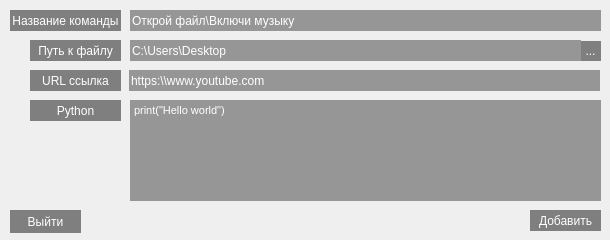
<?xml version="1.0" encoding="UTF-8"?>
<ui version="4.0">
 <class>Tools</class>
 <widget class="QMainWindow" name="Tools">
  <property name="geometry">
   <rect>
    <x>0</x>
    <y>0</y>
    <width>610</width>
    <height>240</height>
   </rect>
  </property>
  <property name="windowTitle">
   <string>Tools Valentina</string>
  </property>
  <property name="styleSheet">
   <string notr="true">background-color: qlineargradient(spread:pad, x1:1, y1:1, x2:0, y2:0, stop:0
rgba(81, 0, 200, 255), stop:0.427447 rgba(41, 61, 150, 235), stop:1 rgba(170, 79, 165, 255));
</string>
  </property>
  <widget class="QWidget" name="centralwidget">
   <widget class="QLineEdit" name="comand_voice">
    <property name="geometry">
     <rect>
      <x>130</x>
      <y>10</y>
      <width>471</width>
      <height>21</height>
     </rect>
    </property>
    <property name="styleSheet">
     <string notr="true">background-color:rgb(150,150,150);
color:white;
border: none;
margin: 0px;
padding: 0px;
</string>
    </property>
    <property name="text">
     <string>Открой файл\Включи музыку</string>
    </property>
   </widget>
   <widget class="QLabel" name="label">
    <property name="geometry">
     <rect>
      <x>10</x>
      <y>10</y>
      <width>111</width>
      <height>21</height>
     </rect>
    </property>
    <property name="layoutDirection">
     <enum>Qt::LeftToRight</enum>
    </property>
    <property name="styleSheet">
     <string notr="true">color:white;
background-color: rgba(50, 50, 50, 150);
border: none;
margin: 0px;
padding: 0px;
</string>
    </property>
    <property name="text">
     <string>Название команды</string>
    </property>
    <property name="alignment">
     <set>Qt::AlignCenter</set>
    </property>
   </widget>
   <widget class="QToolButton" name="way_file_tool">
    <property name="geometry">
     <rect>
      <x>580</x>
      <y>41</y>
      <width>21</width>
      <height>20</height>
     </rect>
    </property>
    <property name="cursor">
     <cursorShape>PointingHandCursor</cursorShape>
    </property>
    <property name="styleSheet">
     <string notr="true">background-color: rgba(50, 50, 50, 150);
color:white;
border: none;
margin: 0px;
padding: 0px;</string>
    </property>
    <property name="text">
     <string>...</string>
    </property>
   </widget>
   <widget class="QLabel" name="label_2">
    <property name="geometry">
     <rect>
      <x>30</x>
      <y>40</y>
      <width>91</width>
      <height>21</height>
     </rect>
    </property>
    <property name="layoutDirection">
     <enum>Qt::LeftToRight</enum>
    </property>
    <property name="styleSheet">
     <string notr="true">color:white;
background-color: rgba(50, 50, 50, 150);
border: none;
margin: 0px;
padding: 0px;
</string>
    </property>
    <property name="text">
     <string>Путь к файлу</string>
    </property>
    <property name="alignment">
     <set>Qt::AlignCenter</set>
    </property>
   </widget>
   <widget class="QLineEdit" name="way_file">
    <property name="geometry">
     <rect>
      <x>130</x>
      <y>40</y>
      <width>451</width>
      <height>21</height>
     </rect>
    </property>
    <property name="styleSheet">
     <string notr="true">background-color:rgb(150,150,150);
color:white;
border: none;
margin: 0px;
padding: 0px;
</string>
    </property>
    <property name="text">
     <string>C:\Users\Desktop</string>
    </property>
   </widget>
   <widget class="QCheckBox" name="check_way_file">
    <property name="geometry">
     <rect>
      <x>11</x>
      <y>40</y>
      <width>16</width>
      <height>21</height>
     </rect>
    </property>
    <property name="styleSheet">
     <string notr="true">background-color: rgba(50, 50, 50, 0);</string>
    </property>
    <property name="text">
     <string/>
    </property>
   </widget>
   <widget class="QLabel" name="label_3">
    <property name="geometry">
     <rect>
      <x>30</x>
      <y>70</y>
      <width>91</width>
      <height>21</height>
     </rect>
    </property>
    <property name="layoutDirection">
     <enum>Qt::LeftToRight</enum>
    </property>
    <property name="styleSheet">
     <string notr="true">color:white;
background-color: rgba(50, 50, 50, 150);
border: none;
margin: 0px;
padding: 0px;
</string>
    </property>
    <property name="text">
     <string>URL ссылка</string>
    </property>
    <property name="alignment">
     <set>Qt::AlignCenter</set>
    </property>
   </widget>
   <widget class="QLineEdit" name="way_url">
    <property name="geometry">
     <rect>
      <x>129</x>
      <y>70</y>
      <width>471</width>
      <height>21</height>
     </rect>
    </property>
    <property name="styleSheet">
     <string notr="true">background-color:rgb(150,150,150);
color:white;
border: none;
margin: 0px;
padding: 0px;
</string>
    </property>
    <property name="text">
     <string>https:\\www.youtube.com</string>
    </property>
   </widget>
   <widget class="QCheckBox" name="check_way_url">
    <property name="geometry">
     <rect>
      <x>10</x>
      <y>70</y>
      <width>16</width>
      <height>21</height>
     </rect>
    </property>
    <property name="styleSheet">
     <string notr="true">background-color: rgba(50, 50, 50, 0);</string>
    </property>
    <property name="text">
     <string/>
    </property>
   </widget>
   <widget class="QPushButton" name="add_comand">
    <property name="geometry">
     <rect>
      <x>530</x>
      <y>210</y>
      <width>71</width>
      <height>21</height>
     </rect>
    </property>
    <property name="cursor">
     <cursorShape>PointingHandCursor</cursorShape>
    </property>
    <property name="styleSheet">
     <string notr="true">color:white;
background-color: rgba(50, 50, 50, 150);
border: none;
margin: 0px;
padding: 0px;
</string>
    </property>
    <property name="text">
     <string>Добавить</string>
    </property>
   </widget>
   <widget class="QPushButton" name="exit">
    <property name="geometry">
     <rect>
      <x>10</x>
      <y>210</y>
      <width>71</width>
      <height>23</height>
     </rect>
    </property>
    <property name="cursor">
     <cursorShape>PointingHandCursor</cursorShape>
    </property>
    <property name="styleSheet">
     <string notr="true">color:white;
background-color: rgba(50, 50, 50, 150);
border: none;
margin: 0px;
padding: 0px;
</string>
    </property>
    <property name="text">
     <string>Выйти</string>
    </property>
   </widget>
   <widget class="QLabel" name="label_4">
    <property name="geometry">
     <rect>
      <x>30</x>
      <y>100</y>
      <width>91</width>
      <height>21</height>
     </rect>
    </property>
    <property name="layoutDirection">
     <enum>Qt::LeftToRight</enum>
    </property>
    <property name="styleSheet">
     <string notr="true">color:white;
background-color: rgba(50, 50, 50, 150);
border: none;
margin: 0px;
padding: 0px;
</string>
    </property>
    <property name="text">
     <string>Python</string>
    </property>
    <property name="alignment">
     <set>Qt::AlignCenter</set>
    </property>
   </widget>
   <widget class="QCheckBox" name="check_python">
    <property name="geometry">
     <rect>
      <x>10</x>
      <y>100</y>
      <width>16</width>
      <height>21</height>
     </rect>
    </property>
    <property name="styleSheet">
     <string notr="true">background-color: rgba(50, 50, 50, 0);</string>
    </property>
    <property name="text">
     <string/>
    </property>
   </widget>
   <widget class="QTextEdit" name="textEdit">
    <property name="geometry">
     <rect>
      <x>130</x>
      <y>100</y>
      <width>471</width>
      <height>101</height>
     </rect>
    </property>
    <property name="styleSheet">
     <string notr="true">background-color:rgb(150,150,150);
color:white;
border: none;
margin: 0px;
padding: 0px;
</string>
    </property>
    <property name="html">
     <string>&lt;!DOCTYPE HTML PUBLIC &quot;-//W3C//DTD HTML 4.0//EN&quot; &quot;http://www.w3.org/TR/REC-html40/strict.dtd&quot;&gt;
&lt;html&gt;&lt;head&gt;&lt;meta name=&quot;qrichtext&quot; content=&quot;1&quot; /&gt;&lt;style type=&quot;text/css&quot;&gt;
p, li { white-space: pre-wrap; }
&lt;/style&gt;&lt;/head&gt;&lt;body style=&quot; font-family:'MS Shell Dlg 2'; font-size:8.25pt; font-weight:400; font-style:normal;&quot;&gt;
&lt;p style=&quot; margin-top:0px; margin-bottom:0px; margin-left:0px; margin-right:0px; -qt-block-indent:0; text-indent:0px;&quot;&gt;print(&amp;quot;Hello world&amp;quot;)&lt;/p&gt;&lt;/body&gt;&lt;/html&gt;</string>
    </property>
   </widget>
  </widget>
 </widget>
 <resources/>
 <connections/>
</ui>
